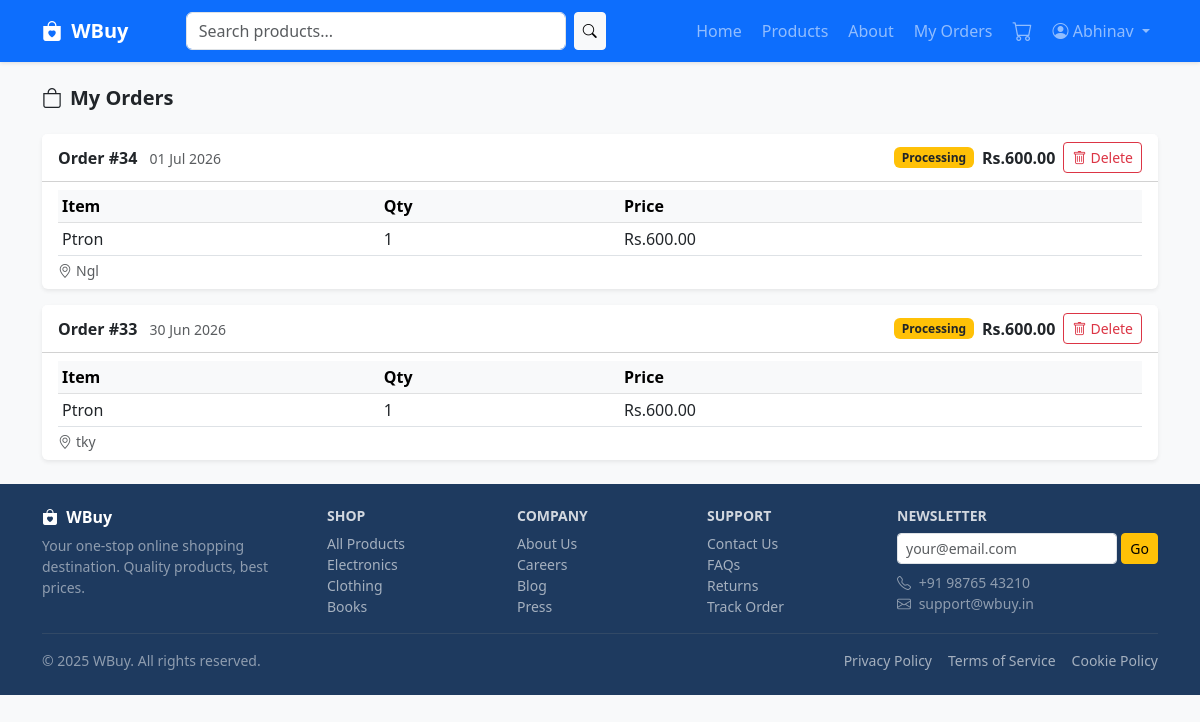
The app's page /orders/ (signed in), older data.
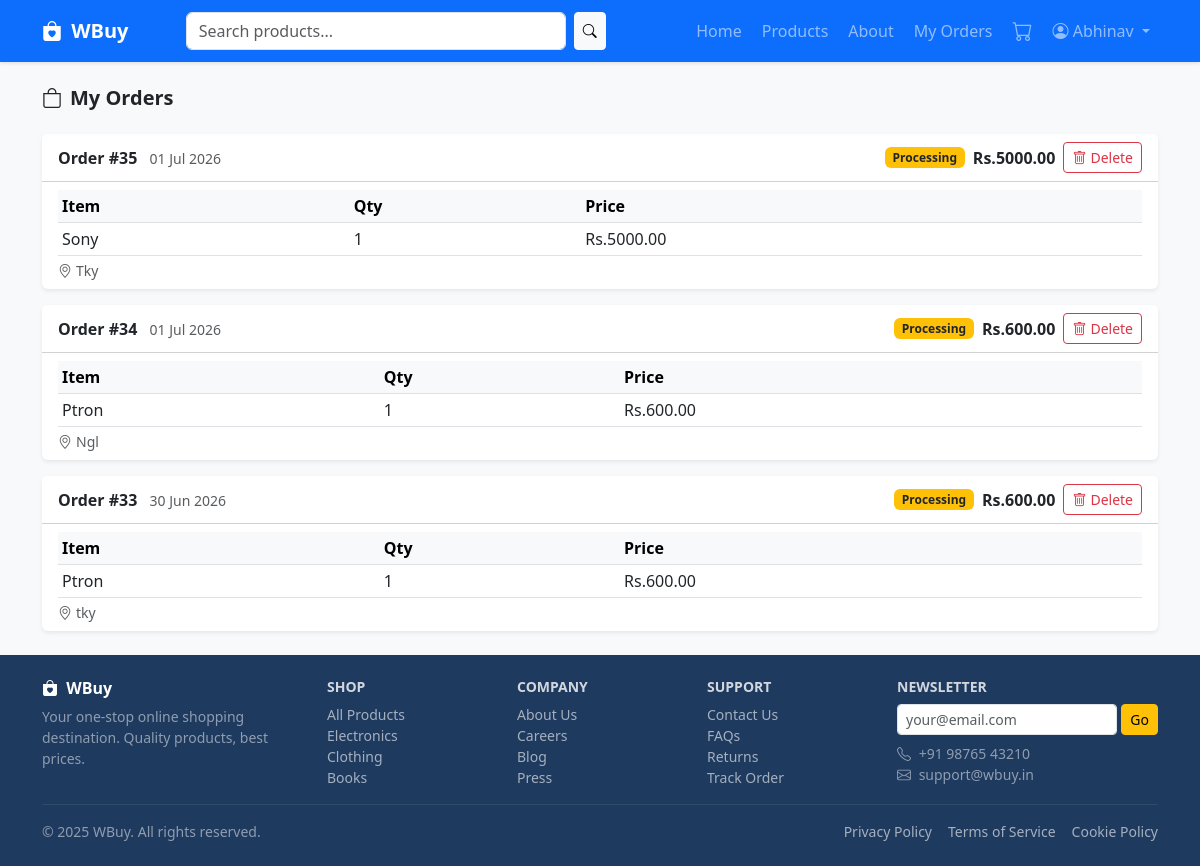
The same page, newer data.
### store/models.py (models this page shows, shortened)
class Order(models.Model):
    STATUS_CHOICES = [
        ('pending',    'Pending'),
        ('processing', 'Processing'),
        ('shipped',    'Shipped'),
        ('delivered',  'Delivered'),
        ('cancelled',  'Cancelled'),
    ]
    user       = models.ForeignKey(User, on_delete=models.CASCADE, related_name='orders')
    email      = models.EmailField(blank=True)
    status     = models.CharField(max_length=20, choices=STATUS_CHOICES, default='pending')
    total      = models.DecimalField(max_digits=10, decimal_places=2, default=0)
    address    = models.TextField(blank=True)
    created_at = models.DateTimeField(auto_now_add=True)
    updated_at = models.DateTimeField(auto_now=True)
    class Meta:
        ordering = ['-created_at']

class OrderItem(models.Model):
    order    = models.ForeignKey(Order, on_delete=models.CASCADE, related_name='items')
    product  = models.ForeignKey(Product, on_delete=models.SET_NULL, null=True)
    name     = models.CharField(max_length=200)
    price    = models.DecimalField(max_digits=10, decimal_places=2)
    quantity = models.PositiveIntegerField(default=1)
    @property
    def subtotal(self):
        return self.price * self.quantity

### store/views.py (the view)
# urls.py: path('orders/',         views.orders,       name='orders'),
@login_required
def orders(request):
    user_orders = Order.objects.filter(user=request.user).prefetch_related('items')
    return render(request, 'orders.html', {'orders': user_orders})

### store/templates/orders.html (shortened to what this page needs)
{% extends 'base.html' %}
{% block content %}
<div class="container my-4">
    <h5 class="fw-bold mb-4"><i class="bi bi-bag me-2"></i>My Orders</h5>
    {% if orders %}
    <div class="d-flex flex-column gap-3">
        {% for order in orders %}
        <div class="card border-0 shadow-sm">
            <div class="card-header bg-white d-flex flex-wrap justify-content-between align-items-center gap-2 py-2">
                <div>
                    <strong>Order #{{ order.id }}</strong>
                    <span class="text-muted small ms-2">{{ order.created_at|date:"d M Y" }}</span>
                </div>
                <div class="d-flex align-items-center gap-2">
                    <span class="badge
                        {% if order.status == 'delivered' %}bg-success
                        {% elif order.status == 'shipped' %}bg-info
                        {% elif order.status == 'cancelled' %}bg-danger
                        {% elif order.status == 'processing' %}bg-warning text-dark
                        {% else %}bg-secondary{% endif %}">
                        {{ order.get_status_display }}
                    </span>
                    <strong>Rs.{{ order.total }}</strong>
                    <form method="POST" action="{% url 'delete_order' order.id %}" class="mb-0">
                        <button type="submit" class="btn btn-outline-danger btn-sm" onclick="return confirm('Delete this order? This will remove it permanently.');">
                            <i class="bi bi-trash me-1"></i>Delete
                        </button>
                    </form>
                </div>
            </div>
            <div class="card-body py-2">
                <table class="table table-sm mb-0">
                    <thead class="table-light">
                        <tr><th>Item</th><th>Qty</th><th>Price</th></tr>
                    </thead>
                    <tbody>
                        {% for item in order.items.all %}
                        <tr>
                            <td>{{ item.name }}</td>
                            <td>{{ item.quantity }}</td>
                            <td>Rs.{{ item.subtotal }}</td>
                        </tr>
                        {% endfor %}
                    </tbody>
                </table>
                {% if order.address %}
                <p class="small text-muted mb-0 mt-1"><i class="bi bi-geo-alt me-1"></i>{{ order.address }}</p>
                {% endif %}
            </div>
        </div>
        {% endfor %}
    </div>
    {% else %}
    <div class="text-center py-5 text-muted">
        <i class="bi bi-bag-x" style="font-size:3rem;"></i>
        <h6 class="mt-2">No orders yet</h6>
        <a href="{% url 'product_list' %}" class="btn btn-primary btn-sm mt-2">Start Shopping</a>
    </div>
    {% endif %}
</div>
{% endblock %}

Row changes from the older to the newer data that the page shows:
added Order: id "35", created_at "01 Jul 2026", status "Processing", total "5000.00", address "Tky"
added OrderItem: name "Sony", quantity "1", subtotal "5000.00", shown under "35"
